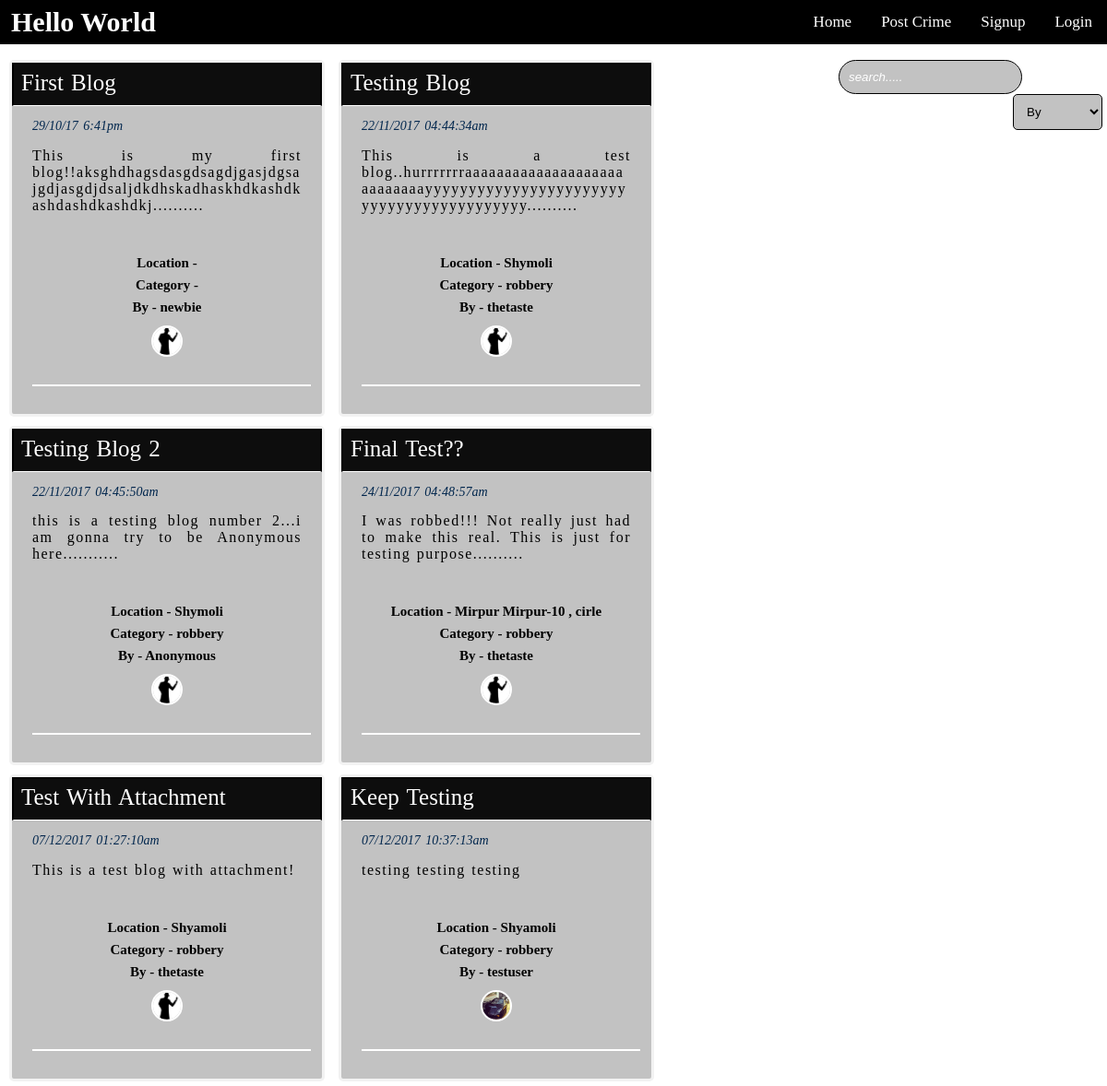
The page / on the database its author committed.
### tables this page shows
CREATE TABLE `blogs` (
  `blog_id` int(11) NOT NULL,
  `title` varchar(100) DEFAULT NULL,
  `body` text,
  `datetime` varchar(70) DEFAULT NULL,
  `attachment` varchar(200) DEFAULT NULL,
  `blogger_id` int(11) DEFAULT NULL,
  `name_hidden` tinyint(1) DEFAULT NULL,
  `location` text,
  `category` varchar(50) DEFAULT NULL,
  `del` tinyint(1) DEFAULT '0'
);

CREATE TABLE `users` (
  `user_id` int(11) NOT NULL,
  `fname` varchar(80) DEFAULT NULL,
  `lname` varchar(80) DEFAULT NULL,
  `age` int(11) DEFAULT NULL,
  `bdate` varchar(11) DEFAULT NULL,
  `username` varchar(120) DEFAULT NULL,
  `email` varchar(50) DEFAULT NULL,
  `password` varchar(100) DEFAULT NULL,
  `pro_pic` varchar(180) DEFAULT NULL,
  `gender` varchar(20) DEFAULT NULL,
  `role` int(11) DEFAULT NULL,
  `del` tinyint(1) DEFAULT '0'
);

### Controllers/login_controller.php (called while the page is built, shortened)
<?php
class Login{
    protected $logged = false;
    function isLogged()
    {
        return $this->logged;
    }
}
 ?>

### Controllers/BlogController.php (called while the page is built, shortened)
<?php
require(get_include_path()."\Projects\aiub project\Models\BlogModel.php");
class BlogController{
    private $blog;
    function BlogController()
    {
        $this->blog = new BlogModel();
    }
    function getAllBlogs()
    {
        return $this->blog->allBlogs();
    }
    function bloggerName($id)
    {
        return $this->blog->getBloggerName($id);
    }
    function getBloggerProfilePicture($id)
    {
        return $this->blog->getBloggerPP($id);
    }
}
 ?>

### Models/Models.php (called while the page is built, shortened)
<?php
class Models{
    public $server;
    public $user;
    public $pass;
    public $db;
    protected $conn;
    function Models($server = "localhost:3306" , $user = "root" , $pass ="" , $db = "is_that_crime")
    {
        $this->server = $server;
        $this->user = $user;
        $this->pass = $pass;
        $this->db = $db;
    }
    private function openConnection()
    {
        $this->conn = new mysqli($this->server , $this->user , $this->pass , $this->db);
        if($this->conn->connect_error)
        {
            $this->errorMessage($this->conn->connect_error);
            return false;
        }
        else
            return true;
    }
    function executeQuery($query)
    {
        if($this->openConnection())
        {
            if($this->result = $this->conn->query($query))
            {
                if($this->result->num_rows > 0)
                {
                    return $this->result;
                }
                else
                {
                    $this->closeConnection();
                    return false;
                }
            }
            else
            {
                $this->errorMessage($this->conn->error);
                return false;
            }
        }
        else
        {
            $this->errorMessage($this->conn->error);
            return false;
        }
    }
}
?>

### Models/BlogModel.php (called while the page is built, shortened)
<?php
require_once("Models.php");
class BlogModel extends Models{
    function allBlogs()
    {
        $result = $this->executeQuery("select * from blogs where del = false;");
        if($result->num_rows > 0)
            return $result;
        else
            return false;
    }
    function getBloggerName($id)
    {
        $name = $this->executeQuery("select username from users where user_id in (select blogger_id from blogs where blogger_id = $id);");
        if($name->num_rows > 0)
        {
            $name = $name->fetch_assoc();
            $name = $name["username"];
            return $name;
        }
        else
            return false;
    }
    function getBloggerPP($id)
    {
        $url = $this->executeQuery("select pro_pic from users where user_id in (select blogger_id from blogs where blogger_id = $id);");
        if($url->num_rows > 0)
        {
            $url = $url->fetch_assoc();
            $url = $url["pro_pic"];
            return $url;
        }
        else
            return false;
    }
}
 ?>

### index.php (the view, shortened to what this page needs)
<html>
<head>
    <link rel="stylesheet" type="text/css" href="css/index_style.css">
    <link rel="stylesheet" type="text/css" href="css/navigation.css">
</head>
<body>
    <div>
    <navigation>
            <?php
            require("Controllers/login_controller.php");
            $login = new Login();
            if($login->isLogged())
            {
                echo "<img id='pro_pic' src='{$_SESSION['pro_pic']}' onerror='return setDefaultPP(this)'/>";
				echo "<b class = \"navigationb\">Welcome ". $login->getUsername(). "</b>";
                echo "<a class = \"right-li\" href = 'Views/action/logout.php'>Logout</a>";
            }
            else
            {
                echo "<b class = \"navigationb\">Hello World</b>";
                echo "<a class = \"right-li\" href = 'Views/login.php'>Login</a>";
            }
            if($login->isLogged())
                echo "<a class = \"right-li\" href = 'Views/user_info.php'>Profile</a>";
            else
                echo "<a class = \"right-li\" href = 'Views/signup.php'>Signup</a>";
                echo "<a class = \"right-li\" href = 'Views/crime_post.php'>Post Crime</a>";
                echo "<a class = \"right-li\" href = 'http://localhost:".$_SERVER['SERVER_PORT']."/Projects/aiub project/index.php'>Home</a>";
            ?>
    </navigation>
<article>
     <div id = "all_blogs">
            <?php
                require_once("Controllers/BlogController.php");
                $blog = new BlogController();
                if($result = $blog->getAllBlogs())
                {
                    while($row = $result->fetch_assoc())
                    {
                        $blogger = "Anonymous";
                        $body = $row["body"];
                        $blogger_pp = "";
                        if(strlen($body) > 50)
                        {
                            $body = substr($body , 0 , 100);
                            $body = $body."..........";
                        }
                        if(!$row["name_hidden"])
                        {
                            $blogger_id = $row["blogger_id"];
                            $blogger = $blog->bloggerName($blogger_id);
                            $blogger_pp = $blog->getBloggerProfilePicture($blogger_id);
                        }
                        echo "<div id = \"single_blog\">";
                            echo "<div id='div_blog_title'>"."<a class = \"blog_title\" href = 'Views/blog.php/?blog_id=".$row['blog_id']."'>".$row['title']."</a></div>";
                            echo "<div id =\"single_blog_content\">";
                            echo "<p class = \"datetime\">{$row['datetime']}</p>";
                            echo "<p class = \"body\">$body</p><br>";
                            echo "<p class=\"bold-blog-content\">Location - ".$row["location"]. "</p>";
                            echo "<p class=\"bold-blog-content\">Category - ".$row["category"]. "</p>";
                            echo "<p class=\"bold-blog-content\">By - $blogger</p>";
                            echo "<p class=\"bold-blog-content\"><img class='circled_pro_pic' src='$blogger_pp' onerror='return setDefaultPP(this)'/></p>";
                            echo "<hr/>";
                        echo "</div>";
                        echo "</div>";
                    }
                }
                else
                {
                    echo "<div id = \"single_blog\">";
                    echo "<div id =\"single_blog_content\">";
                        echo "<h1>No Crime Blogs To See</h1>";
                    echo "</div>";
                    echo "</div>";
                }
            ?>
        </div>
        <div id = "right-content">
            <input type="text" name="serach" id = "searchbox" placeholder="search.....">
            <select name="by" id = "searchby">
                    <option value = "by"> By </option>
            </select>
        </div>
</article>
</div>
</body>
</html>

### css/index_style.css (style rules this page uses)
body { margin:0px; padding: 0px; }
#single_blog_content { border-color: transparent; border-style: solid; border-width: 2px; padding:0px 20px 20px 20px; color:white; }
#single_blog { background-color: #c2c2c2; max-width:40%; height:auto; float:left; margin: 5px 5px 5px 10px; border:3px solid #f2f2f2; border-radius: 5px; text-align:justify; }
#all_blogs { width:70%; height:auto; padding: : 0px 0px 0px 5px; float:left; border-color: transparent; border-style: none; }
#right-content { background-color:; width:28%; height:auto; padding:5px 0px 5px 0px; float:right; position:; }
#searchby { max-width:40%; height:auto; background-color:#c2c2c2 ; color: black; border: 1px solid black; border-radius: 5px; padding: 10px; margin-right:5px; top:20px; float:right; cursor:pointer; }
#searchbox { max-width:75%; height:auto; background-color:#c2c2c2 ; color: black; border: 1px solid black; border-radius: 20px; padding: 10px; margin-left: 45px; top:20px; float:left; }
::placeholder { color: white; font-style: italic; }
hr { border: 1px solid white;clear: both; margin-top:30px; width: 300px; }
#div_blog_title { max-width:100%; border:2px solid black; border-bottom:1px solid white; background-color: #0d0d0d; }
.blog_title { font-size: 25px; text-decoration: none; font-family: 'Tahoma'; text-transform: capitalize; font-weight:normal; word-spacing: 2; color:white; padding: 6px 8px 10px 8px; }
.datetime { font-size: 14px; font-style: italic; font-family: 'Tahoma'; line-height: 0.9; word-spacing: 2; color:#00264d; }
.body { font-size: 16px; letter-spacing: 1.5; font-family: 'Tahoma'; word-spacing: 1; color: black; word-wrap:break-word; }
.bold-blog-content { font-size: 15px; font-weight: bold; line-height: 0.6; font-family: 'Tahoma'; color: black; text-align: center; }
.circled_pro_pic { width: 30px; height: 30px; border:2px solid white; border-radius:50px; }

### css/navigation.css (style rules this page uses)
body { margin:0; padding:0; }
article { margin-top: 5%; }
navigation { background-color:black; width: 100%; overflow: hidden; top: 0px; position:fixed; }
.navigationb { color: white; font-size:30px; border:2px solid transparent; padding:5px 0px 0px 10px; float:left; }
.right-li { float:right; display: block; color:white; text-align: center; padding:14px 16px; text-decoration: none; font-size: 17px; }
a { display: inline-block; color: white; text-align: center; padding: 14px 16px; text-decoration: none; }

### rows shown on the page
blogs: title "First Blog", datetime "29/10/17 6:41pm", body "This is my first blog!!aksghdhagsdasgdsagdjgasjdgsajgdjasgdjdsaljdkdhskadhaskhdkashdkashdashdkashdkj..........", blogger.username "newbie"
blogs: title "Testing Blog", datetime "22/11/2017 04:44:34am", body "This is a test blog..hurrrrrrraaaaaaaaaaaaaaaaaaaaaaaaaaaayyyyyyyyyyyyyyyyyyyyyyyyyyyyyyyyyyyyyyyyyy..........", location "Shymoli", category "robbery", blogger.username "thetaste", blogger.pro_pic (placeholder picture)
blogs: title "Testing Blog 2", datetime "22/11/2017 04:45:50am", body "this is a testing blog number 2...i am gonna try to be Anonymous here...........", location "Shymoli", category "robbery", blogger "Anonymous"
blogs: title "Final Test??", datetime "24/11/2017 04:48:57am", body "I was robbed!!! Not really just had to make this real. This is just for testing purpose..........", location "Mirpur Mirpur-10 , cirle", category "robbery", blogger.username "thetaste", blogger.pro_pic (placeholder picture)
blogs: title "Test With Attachment", datetime "07/12/2017 01:27:10am", body "This is a test blog with attachment!", location "Shyamoli", category "robbery", blogger.username "thetaste", blogger.pro_pic (placeholder picture)
blogs: title "Keep Testing", datetime "07/12/2017 10:37:13am", body "testing testing testing", location "Shyamoli", category "robbery", blogger.username "testuser", blogger.pro_pic (picture)
